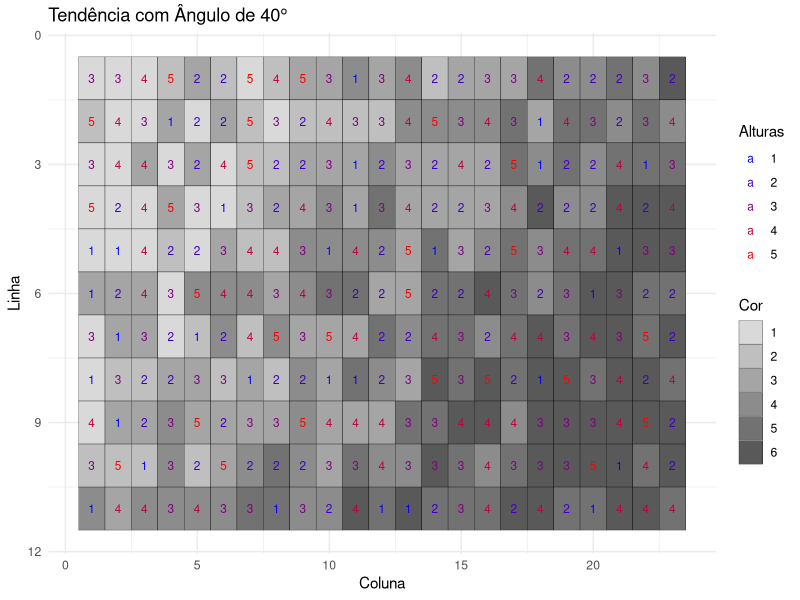
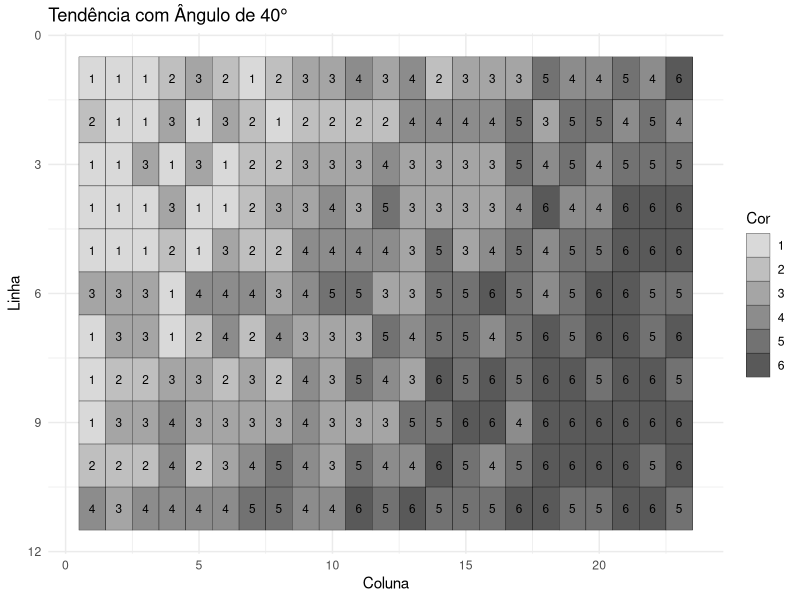
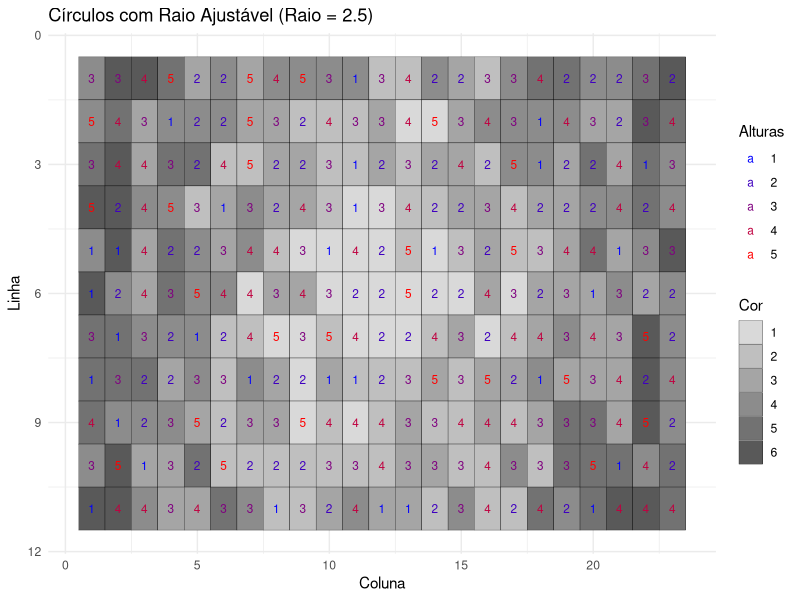
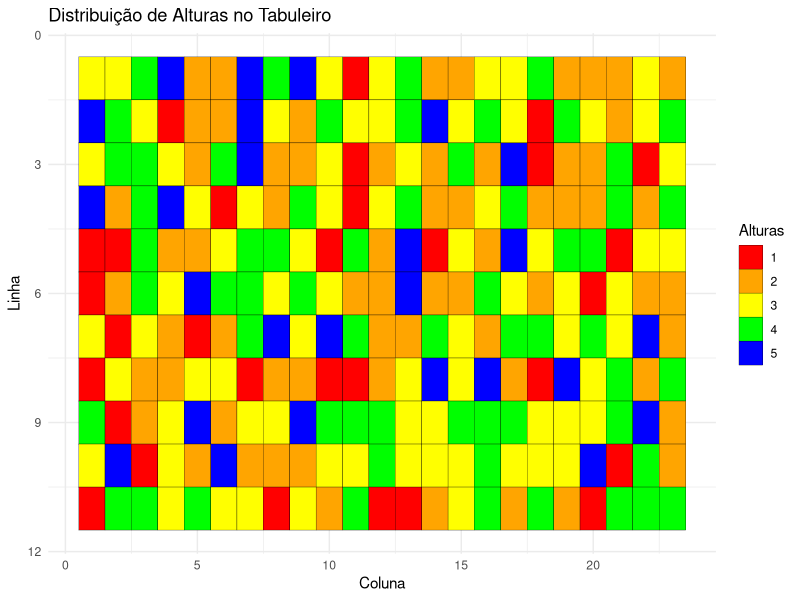

These figures' R source, in order:
##########################################################
#   Quadro difusor de som usando madeira
##########################################################

# Definição:
# Quadro onde irei adicionar peças de madeira quadradas (x por y) de 5cm por 5cm. 
# O desafio aqui é que essas peças de madeira tem 5 alturas (eixo z) diferentes.
# Fiz a distribuição espacial dessas peças assumindo um processo Poisson homogêneo. 
# Na parte da arte, para esse mesmo problema montei um padrão não homogêneo,   
# tentando fazer um desenho nessas peças com diferentes alturas,
# como se fosse uma tendência ou um círculo partindo do centro do quadro usando
# uma paleta de cores.
# 
# Observações:
# 
# Cor e Altura são as variáveis envolvidas 
# lambda: parâmetro de média que controla a intensidade 
#  do processo Poisson para alturas.
# raio_circulo: Ajusta o tamanho da tendência circular.
# angulo_tendencia: Define a direção da tendência linear:
#   0: Horizontal.
#  45: Diagonal.
#  30: Inclinação intermediária.
################################################################

# Configurações iniciais
set.seed(123)  # Para reprodutibilidade
linhas <- 11  # Número de linhas do tabuleiro (55 cm / 5 cm)
colunas <- 23  # Número de colunas do tabuleiro (115 cm / 5 cm)
tabuleiro_tendencia <- matrix(0, nrow = linhas, ncol = colunas)  # Tabuleiro para tendência
tabuleiro_circulo <- matrix(0, nrow = linhas, ncol = colunas)  # Tabuleiro para círculo

# Parâmetros ajustáveis
numero_cores <- 6  # Quantidade de cores disponíveis
#distribuicao_cores Proporções das cores (deve somar 1)
distribuicao_cores <- c(0.1, 0.2, 0.25, 0.25, 0.15, 0.05)
numero_alturas <- 5
dim_alt<- c(1, 2, 4, 6, 8)  # Alturas possíveis em cm
# Parâmetro de ângulo da tendência (em graus)
angulo_tendencia <- 40
# Parâmetro para o tamanho da circunferência
raio_circulo <- 2.5  # Controla o tamanho dos círculos (raio maior = círculos mais largos)

# Gerar alturas usando um processo Poisson homogêneo
# Função para sortear alturas (processo Poisson homogêneo)
lambda=2.5 # parâmetro de média da Poisson
alturas <- rpois(linhas*colunas, lambda = lambda) %% numero_alturas + 1 # Valores ajustados para o intervalo de alturas
#alturas <- sample(dim_alt, size = linhas*colunas, replace = TRUE) #processo aleatório simples

# Função para gerar cores com a distribuição desejada
dimensoes <- 1:numero_cores  # cores possíveis
sortear_cor <- function() {
  sample(dimensoes, size = 1, prob = distribuicao_cores)
}

# Função para calcular a tendência com base no ângulo
calcular_tendencia <- function(i, j, angulo) {
  rad <- pi * angulo / 180  # Converter para radianos
  posicao_projetada <- i * sin(rad) + j * cos(rad)  # Projeção da posição (linha, coluna)
  d<-dimensoes[ceiling(posicao_projetada / max(linhas, colunas) * length(dimensoes))]  # Normalizar para cores
  if (is.na(d)){d<-max(dimensoes)}
  d
}

# Função para adicionar aleatoriedade controlada
adicionar_aleatoriedade <- function(valor_base) {
  valor_base + sample(-1:1, 1)  # Adiciona um desvio de -1, 0 ou +1
}

# Garantir que valores fiquem dentro do intervalo permitido
limitar_valores <- function(valor) {
  min(max(valor, min(dimensoes)), max(dimensoes))  # Limita os valores entre o menor e o maior nível
}

# 1. Tendência com base no ângulo
for (i in 1:linhas) {
  for (j in 1:colunas) {
    cor_base <- calcular_tendencia(i, j, angulo_tendencia)  # cor baseada no ângulo
    cor_aleatoria <- adicionar_aleatoriedade(cor_base)
    tabuleiro_tendencia[i, j] <- limitar_valores(cor_aleatoria)
  }
}

# 2. Círculo concêntrico com tamanho ajustável e distribuição controlada
centro <- c((linhas + 1) / 2, (colunas + 1) / 2)  # Centro do tabuleiro
for (i in 1:linhas) {
  for (j in 1:colunas) {
    distancia <- sqrt((i - centro[1])^2 + (j - centro[2])^2) / raio_circulo
    cor_base <- dimensoes[min(ceiling(distancia), length(dimensoes))]  # cor baseada na distância
    cor_aleatoria <- adicionar_aleatoriedade(cor_base)
    tabuleiro_circulo[i, j] <- limitar_valores(cor_aleatoria)
  }
}

# Função para visualizar o tabuleiro
library(ggplot2)
library(reshape2)

visualizar_tabuleiro <- function(tabuleiro, titulo) {
  df <- melt(tabuleiro)
  df$alturas <- alturas
  colnames(df) <- c("Linha", "Coluna", "Cor", "Alturas")
  ggplot(df, aes(x = Coluna, y = Linha)) +
    geom_tile(aes(fill = factor(Cor)), color = "black") +  # Usando Cor para o preenchimento
    geom_text(aes(label = Alturas, color = factor(Alturas)), size = 3) +  # Exibindo Altura com legenda
    scale_fill_manual(
      values = colorRampPalette(c("#D9D9D9", "#595959"))(numero_cores),
      name = "Cor"
    ) +  # Tons de cinza para Cor com legenda
    scale_color_manual(
      values = colorRampPalette(c("blue", "red"))(length(unique(df$Alturas))),
      name = "Alturas"
    ) +  # Paleta para Alturas
    theme_minimal() +
    labs(title = titulo) +  # Ajuste o título conforme necessário
    scale_y_reverse()  # Inverter o eixo Y, se necessário
}
# só as cores
visualizar_tabuleiro2 <- function(tabuleiro, titulo) {
  df <- melt(tabuleiro)
  df$alturas <- alturas
  colnames(df) <- c("Linha", "Coluna", "Cor", "Alturas")
  ggplot(df, aes(x = Coluna, y = Linha)) +
    geom_tile(aes(fill = factor(Cor)), color = "black") +  # Usando Cor para o preenchimento
    geom_text(aes(label = Cor), size = 3, color = "black") +  # Exibindo o código da cor no centro
    scale_fill_manual(
      values = colorRampPalette(c("#D9D9D9", "#595959"))(numero_cores),
      name = "Cor"
    ) +  # Tons de cinza para Cor com legenda
    theme_minimal() +
    labs(title = titulo) +  # Usando o título passado como argumento
    scale_y_reverse()  # Inverter o eixo Y, se necessário
}
#Só as alturas
visualizar_tabuleiro_altura <- function(tabuleiro, titulo) {
  df <- melt(tabuleiro)
  df$alturas <- alturas
  colnames(df) <- c("Linha", "Coluna", "Cor", "Alturas")
#Plotar apenas as Alturas
ggplot(df, aes(x = Coluna, y = Linha, fill = factor(Alturas))) +
  geom_tile(color = "black") +
  scale_fill_manual(values = c("red", "orange", "yellow", "green", "blue")) +
  theme_minimal() +
  labs(fill = "Alturas", title = "Distribuição de Alturas no Tabuleiro") +
  scale_y_reverse()
}

# Visualizar os tabuleiros
plot_tendencia <- visualizar_tabuleiro(tabuleiro_tendencia, paste0("Tendência com Ângulo de ", angulo_tendencia, "°"))
plot_tendencia2 <- visualizar_tabuleiro2(tabuleiro_tendencia, paste0("Tendência com Ângulo de ", angulo_tendencia, "°"))
plot_circulo <- visualizar_tabuleiro(tabuleiro_circulo, paste0("Círculos com Raio Ajustável (Raio = ", raio_circulo, ")"))
plot_alt <- visualizar_tabuleiro_altura(tabuleiro_circulo, paste0("Distribuição de Alturas no Tabuleiro"))
print(plot_tendencia)
print(plot_tendencia2)
print(plot_circulo)
print(plot_alt)

df <- melt(tabuleiro_tendencia)
df$alturas <- alturas
colnames(df) <- c("Linha", "Coluna", "Cor", "Alturas")
table(df$Cor) # número de peças por cor
table(df$Alturas) # número de peças por alturas
table(df$Cor,df$Alturas) # número de peças em cada altura e cor
length(alturas) #total de peças

#Quantidade de madeira em metros (Esses tarugos são normalmente vendidos com 3m)
perdacorte=0.5 #em cm, depende da lamina de corte
(QM<-table(df$Alturas)[1]*dim_alt[1]+table(df$Alturas)[2]*dim_alt[2]+table(df$Alturas)[3]*dim_alt[3]+
    table(df$Alturas)[4]*dim_alt[4]+table(df$Alturas)[5]*dim_alt[5]+((length(alturas)-1)*perdacorte))/100